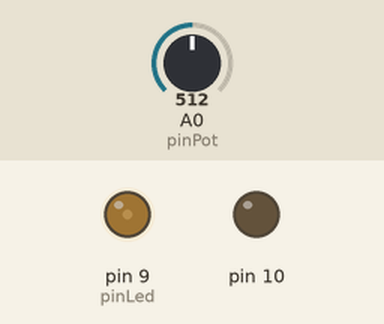
Bench run of a sketch on a simulated Arduino Uno, built with avr-gcc and run on an emulated ATmega328P. Parts: output pins drawn as LEDs (lit = HIGH). The test bench sets the inputs (shaded band); at power-on: A0 (pinPot) = 512.

Above: at 1.2 s.
1.3 s: A0 (pinPot) set to 716
At 1.8 s:
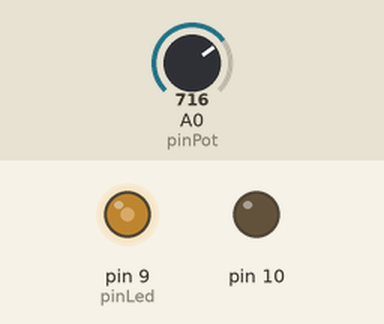
2.8 s: A0 (pinPot) set to 900
At 4.0 s:
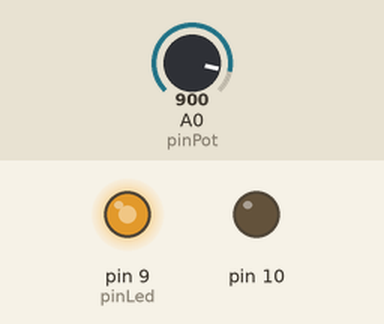
4.3 s: A0 (pinPot) set to 1023
At 5.2 s:
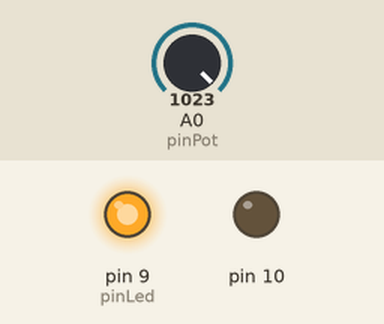
5.8 s: A0 (pinPot) set to 0
At 6.5 s:
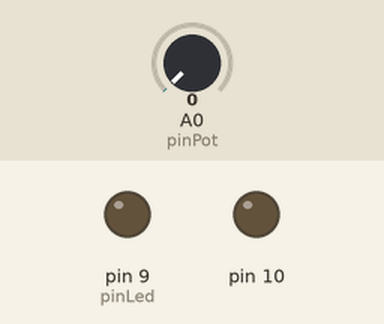
7.3 s: A0 (pinPot) set to 511
At 7.6 s:
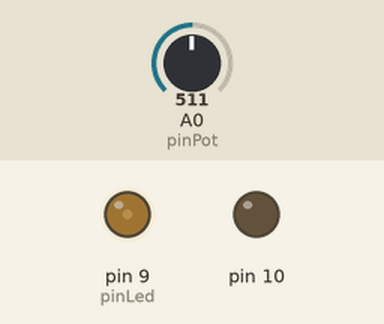
Timing chart, 0 to 9.8 s (numbered marks = the images above; inputs shaded):
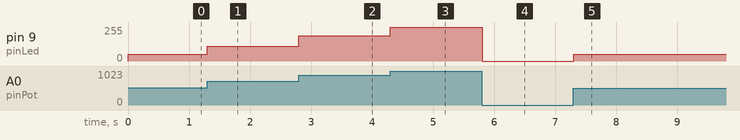

The sketch:

nightlight.ino
```cpp
#include <Arduino.h>

#include "octave/gamma.h"
#include "ArduinoPWM16.h"

const uint8_t pinLed = 9;
const uint8_t pinPot = A0;

void setup() {
    setupPWM16();
    pinMode(A0, INPUT);
}

void loop() {
    analogWrite16(pinLed, GammaCorrection(analogRead(pinPot)));
}
```

ArduinoPWM16.h
```cpp
#ifndef ARDUINO_PWM_16_H_D
#define ARDUINO_PWM_16_H_D

void setupPWM16() {
    DDRB |= _BV(PB1) | _BV(PB2);        /* set pins as outputs */
    TCCR1A = _BV(COM1A1) | _BV(COM1B1)  /* non-inverting PWM */
        | _BV(WGM11);                   /* mode 14: fast PWM, TOP=ICR1 */
    TCCR1B = _BV(WGM13) | _BV(WGM12)
        | _BV(CS10);                    /* no prescaling */
    ICR1 = 0xffff;                      /* TOP counter value */
}

/* 16-bit version of analogWrite(). Works only on pins 9 and 10. */
void analogWrite16(uint8_t pin, uint16_t val)
{
    switch (pin) {
        case  9: OCR1A = val; break;
        case 10: OCR1B = val; break;
    }
}

#endif
```

gamma.h
```cpp
// This file is automatically generated by octave
// Command issued: mkHeader(1024, 64, 16)
#ifndef GAMMMA_CORRECTION_H_D
#define GAMMMA_CORRECTION_H_D

const uint16_t gammaValues[] PROGMEM = {
	0, 0, 0, 0, 0, 0, 0, 0, 0, 1, 1, 1, 2, 2, 3, 3,
	4, 5, 5, 6, 7, 8, 9, 10, 11, 12, 13, 14, 16, 17, 18, 20,
	21, 23, 25, 26, 28, 30, 32, 34, 36, 38, 40, 43, 45, 48, 50, 53,
	55, 58, 61, 64, 67, 70, 73, 76, 79, 82, 86, 89, 93, 97, 100, 104,
	108, 112, 116, 120, 124, 129, 133, 137, 142, 146, 151, 156, 161, 166, 171, 176,
	181, 186, 192, 197, 203, 208, 214, 220, 226, 232, 238, 244, 250, 257, 263, 270,
	276, 283, 290, 297, 303, 311, 318, 325, 332, 340, 347, 355, 363, 370, 378, 386,
	394, 403, 411, 419, 428, 436, 445, 454, 463, 472, 481, 490, 499, 508, 518, 527,
	537, 547, 557, 567, 577, 587, 597, 607, 618, 628, 639, 650, 661, 672, 683, 694,
	705, 717, 728, 740, 751, 763, 775, 787, 799, 811, 824, 836, 848, 861, 874, 887,
	900, 913, 926, 939, 952, 966, 980, 993, 1007, 1021, 1035, 1049, 1063, 1078, 1092, 1107,
	1121, 1136, 1151, 1166, 1181, 1196, 1212, 1227, 1243, 1258, 1274, 1290, 1306, 1322, 1338, 1355,
	1371, 1388, 1404, 1421, 1438, 1455, 1472, 1489, 1507, 1524, 1542, 1559, 1577, 1595, 1613, 1631,
	1650, 1668, 1686, 1705, 1724, 1743, 1762, 1781, 1800, 1819, 1839, 1858, 1878, 1898, 1917, 1937,
	1958, 1978, 1998, 2019, 2039, 2060, 2081, 2102, 2123, 2144, 2165, 2187, 2208, 2230, 2252, 2274,
	2296, 2318, 2340, 2363, 2385, 2408, 2431, 2454, 2477, 2500, 2523, 2546, 2570, 2593, 2617, 2641,
	2665, 2689, 2713, 2738, 2762, 2787, 2812, 2836, 2861, 2886, 2912, 2937, 2963, 2988, 3014, 3040,
	3066, 3092, 3118, 3144, 3171, 3197, 3224, 3251, 3278, 3305, 3332, 3360, 3387, 3415, 3443, 3470,
	3498, 3527, 3555, 3583, 3612, 3640, 3669, 3698, 3727, 3756, 3785, 3815, 3844, 3874, 3904, 3934,
	3964, 3994, 4024, 4055, 4085, 4116, 4147, 4178, 4209, 4240, 4272, 4303, 4335, 4367, 4398, 4430,
	4463, 4495, 4527, 4560, 4592, 4625, 4658, 4691, 4725, 4758, 4791, 4825, 4859, 4893, 4927, 4961,
	4995, 5029, 5064, 5099, 5133, 5168, 5203, 5239, 5274, 5310, 5345, 5381, 5417, 5453, 5489, 5525,
	5562, 5598, 5635, 5672, 5709, 5746, 5783, 5821, 5858, 5896, 5933, 5971, 6009, 6048, 6086, 6125,
	6163, 6202, 6241, 6280, 6319, 6358, 6398, 6437, 6477, 6517, 6557, 6597, 6637, 6678, 6718, 6759,
	6800, 6841, 6882, 6923, 6965, 7006, 7048, 7090, 7132, 7174, 7216, 7258, 7301, 7343, 7386, 7429,
	7472, 7516, 7559, 7602, 7646, 7690, 7734, 7778, 7822, 7866, 7911, 7956, 8000, 8045, 8090, 8136,
	8181, 8226, 8272, 8318, 8364, 8410, 8456, 8502, 8549, 8596, 8642, 8689, 8736, 8784, 8831, 8879,
	8926, 8974, 9022, 9070, 9118, 9167, 9215, 9264, 9313, 9362, 9411, 9460, 9509, 9559, 9609, 9659,
	9708, 9759, 9809, 9859, 9910, 9961, 10011, 10063, 10114, 10165, 10216, 10268, 10320, 10372, 10424, 10476,
	10528, 10581, 10633, 10686, 10739, 10792, 10845, 10899, 10952, 11006, 11060, 11114, 11168, 11222, 11277, 11331,
	11386, 11441, 11496, 11551, 11606, 11662, 11717, 11773, 11829, 11885, 11941, 11998, 12054, 12111, 12168, 12225,
	12282, 12339, 12397, 12454, 12512, 12570, 12628, 12686, 12744, 12803, 12861, 12920, 12979, 13038, 13097, 13157,
	13216, 13276, 13336, 13396, 13456, 13517, 13577, 13638, 13698, 13759, 13820, 13882, 13943, 14005, 14066, 14128,
	14190, 14252, 14315, 14377, 14440, 14502, 14565, 14628, 14692, 14755, 14819, 14882, 14946, 15010, 15074, 15139,
	15203, 15268, 15333, 15398, 15463, 15528, 15593, 15659, 15725, 15791, 15857, 15923, 15989, 16056, 16122, 16189,
	16256, 16323, 16391, 16458, 16526, 16593, 16661, 16729, 16798, 16866, 16935, 17003, 17072, 17141, 17210, 17280,
	17349, 17419, 17489, 17559, 17629, 17699, 17769, 17840, 17911, 17982, 18053, 18124, 18195, 18267, 18339, 18411,
	18483, 18555, 18627, 18700, 18772, 18845, 18918, 18991, 19065, 19138, 19212, 19286, 19360, 19434, 19508, 19582,
	19657, 19732, 19807, 19882, 19957, 20033, 20108, 20184, 20260, 20336, 20412, 20488, 20565, 20642, 20718, 20795,
	20873, 20950, 21028, 21105, 21183, 21261, 21339, 21418, 21496, 21575, 21653, 21732, 21812, 21891, 21970, 22050,
	22130, 22210, 22290, 22370, 22451, 22531, 22612, 22693, 22774, 22855, 22937, 23018, 23100, 23182, 23264, 23346,
	23429, 23511, 23594, 23677, 23760, 23843, 23927, 24010, 24094, 24178, 24262, 24346, 24431, 24515, 24600, 24685,
	24770, 24855, 24941, 25026, 25112, 25198, 25284, 25370, 25456, 25543, 25630, 25717, 25804, 25891, 25978, 26066,
	26154, 26241, 26330, 26418, 26506, 26595, 26683, 26772, 26861, 26951, 27040, 27130, 27219, 27309, 27399, 27490,
	27580, 27671, 27761, 27852, 27943, 28035, 28126, 28218, 28309, 28401, 28493, 28586, 28678, 28771, 28863, 28956,
	29050, 29143, 29236, 29330, 29424, 29518, 29612, 29706, 29801, 29895, 29990, 30085, 30180, 30276, 30371, 30467,
	30563, 30659, 30755, 30851, 30948, 31044, 31141, 31238, 31335, 31433, 31530, 31628, 31726, 31824, 31922, 32021,
	32119, 32218, 32317, 32416, 32515, 32615, 32714, 32814, 32914, 33014, 33114, 33215, 33316, 33416, 33517, 33618,
	33720, 33821, 33923, 34025, 34127, 34229, 34331, 34434, 34537, 34640, 34743, 34846, 34949, 35053, 35157, 35261,
	35365, 35469, 35574, 35678, 35783, 35888, 35993, 36098, 36204, 36310, 36415, 36522, 36628, 36734, 36841, 36947,
	37054, 37161, 37269, 37376, 37484, 37591, 37699, 37808, 37916, 38024, 38133, 38242, 38351, 38460, 38569, 38679,
	38789, 38899, 39009, 39119, 39229, 39340, 39451, 39562, 39673, 39784, 39896, 40007, 40119, 40231, 40343, 40456,
	40568, 40681, 40794, 40907, 41020, 41134, 41247, 41361, 41475, 41589, 41703, 41818, 41933, 42047, 42162, 42278,
	42393, 42509, 42624, 42740, 42856, 42973, 43089, 43206, 43323, 43440, 43557, 43674, 43792, 43909, 44027, 44145,
	44264, 44382, 44501, 44619, 44738, 44858, 44977, 45096, 45216, 45336, 45456, 45576, 45697, 45817, 45938, 46059,
	46180, 46301, 46423, 46545, 46666, 46788, 46911, 47033, 47156, 47278, 47401, 47524, 47648, 47771, 47895, 48019,
	48143, 48267, 48391, 48516, 48641, 48766, 48891, 49016, 49142, 49267, 49393, 49519, 49645, 49772, 49898, 50025,
	50152, 50279, 50406, 50534, 50662, 50789, 50917, 51046, 51174, 51303, 51431, 51560, 51689, 51819, 51948, 52078,
	52208, 52338, 52468, 52599, 52729, 52860, 52991, 53122, 53253, 53385, 53517, 53648, 53781, 53913, 54045, 54178,
	54311, 54444, 54577, 54710, 54844, 54977, 55111, 55245, 55380, 55514, 55649, 55784, 55919, 56054, 56189, 56325,
	56461, 56597, 56733, 56869, 57006, 57142, 57279, 57416, 57553, 57691, 57829, 57966, 58104, 58243, 58381, 58519,
	58658, 58797, 58936, 59075, 59215, 59355, 59495, 59635, 59775, 59915, 60056, 60197, 60338, 60479, 60620, 60762,
	60903, 61045, 61187, 61330, 61472, 61615, 61758, 61901, 62044, 62187, 62331, 62475, 62619, 62763, 62907, 63052,
	63196, 63341, 63487, 63632, 63777, 63923, 64069, 64215, 64361, 64508, 64654, 64801, 64948, 65095, 65243, 65390,
};

uint16_t GammaCorrection(uint16_t input) {
	return pgm_read_word(&gammaValues[input]);
}

#endif
```

Measured:
- after the input at 1.3 s, pin 9 (pinLed): 51/255 → 112/255 at once
- after the input at 2.8 s, pin 9 (pinLed): 112/255 → 189/255 at once
- after the input at 4.3 s, pin 9 (pinLed): 189/255 → 254/255 at once
- after the input at 5.8 s, pin 9 (pinLed): 254/255 → 0/255 at once
- after the input at 7.3 s, pin 9 (pinLed): 0/255 → 51/255 at once
